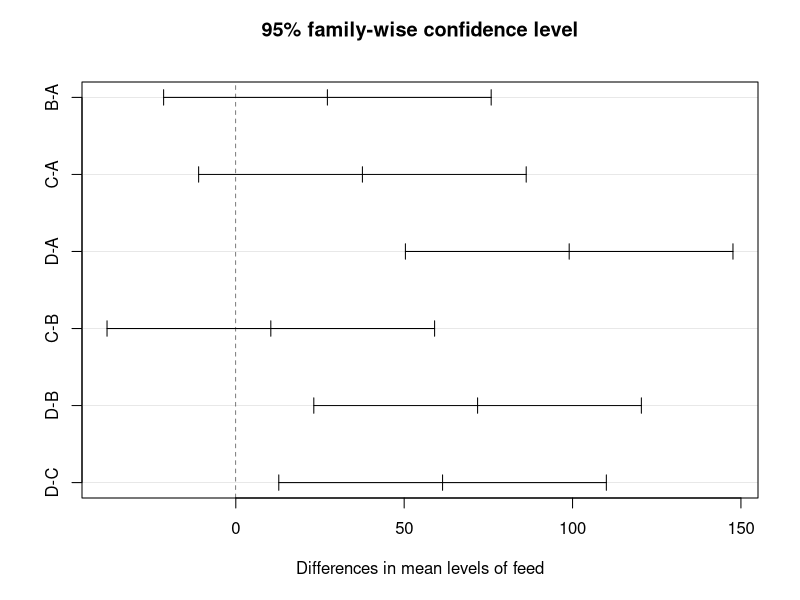
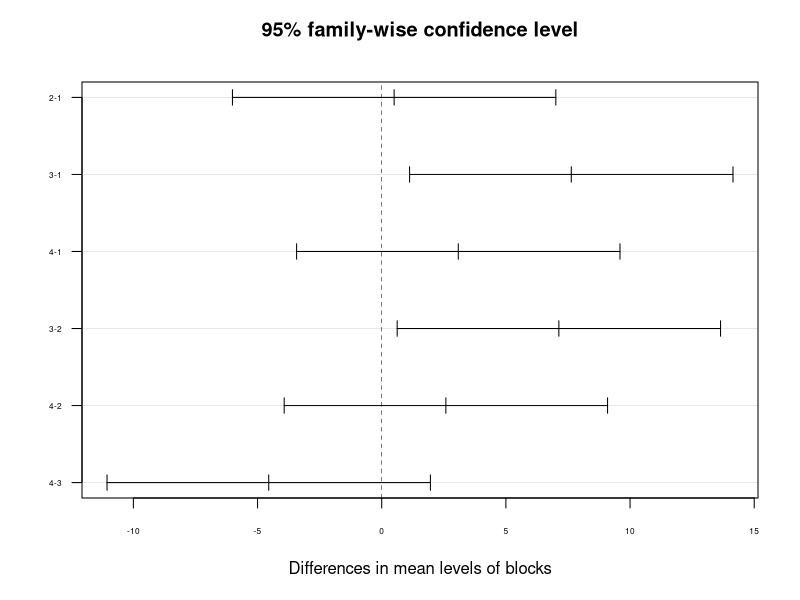
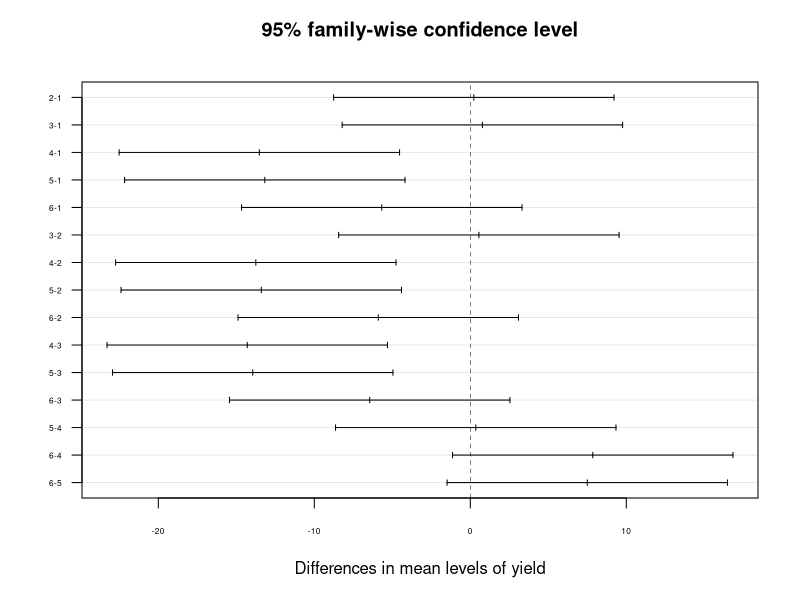
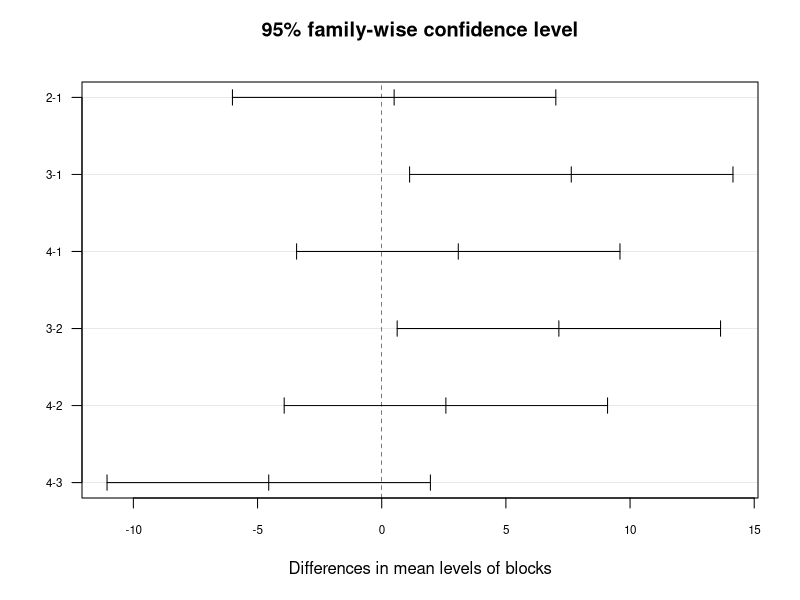

Generate these figures, in order, with R:
#CRD [COMPLETELY RANDOMIZED DESIGN]
#a set of data involving 4 tropical feed stuff A,B,C,D tried on 20 chicks.
#all the 20 chicks are treated alike in all respects ecxept the feeding treatments 
#and each feeding treatment is given 5 chicks. analyse the data.
#h0:there is no significant diff
#h1:atleast 2 treatment are different.
feed=factor(c(rep(c('A','B','C','D'),each=5)))
c1=c(55,49,42,21,52,61,112,30,89,63,42,97,81,95,92,169,137,169,85,154)
data3=data.frame(feed,c1)
data3
summary(data3)
data3.aov=aov(c1~feed,data=data3)
data3.aov
summary(data3.aov)
#rejected h0. atleast 2 treatment are different.
#MULTIPLE COMPARISION 
#TUKEY
tukey=TukeyHSD(data3.aov,ordered=T)
tukey
plot(tukey)
#D is comomn that means d is different.
model.tables(data3.aov,type='means')
#conclusion1= treatment D significantly different from A,B,C.
#conclusion2=all the remaining difference are not significant.

#RBD [RANDOMIZED BLOCKED DESIGN]
#consider the result given in the following table for an experiment involving 6 treatments.
#in 4 randomized blockes. the treatments are indicated by numbers within parenthesis.
#test whether the treatments differ significantly also.
#1.determine the critical difference between means of any 2 treatments if possible.
#h0:
#h1:
blocks=factor(c(rep(c('1','2','3','4'),each=6)))
yield=factor(c(rep(c('1','2','3','4','5','6'),times=4)))
obs=c(24.7,20.6,27.7,16.2,16.2,24.9,27.3,28.8,22.7,15.0,17.0,22.5,38.5,39.5,36.8,19.6,15.4,26.3,28.5,31.0,34.9,14.1,17.7,22.6)
rbd=data.frame(blocks,yield,obs)
rbd
rbd.aov=aov(obs~blocks+yield,data = rbd)
summary(rbd.aov)
#reject both
tukey=TukeyHSD(rbd.aov,ordered=F)
tukey
plot(tukey,cex.axis=0.5,las=1)
#pairs 4th and 5th treatment with others
model.tables(rbd.aov,type='means')
tukey.blocks=TukeyHSD(rbd.aov,which='blocks')
plot(tukey.blocks,cex.axis=0.7,las=1)
#3rd block

#LSD [LATIN SQUARE DESIGN]
#an experiment was carried out to determine the effect of claying the ground on 
#the field of barley graines. ammount of clay used were as follows.
#A=no clay. B=clay at 100 per acre. C=clay at 200 per acre. D=clay at 300 per acre.
#the yields were in plots of 8X8 meters and aee given in the following table.
#analyse the data.
amt=factor


